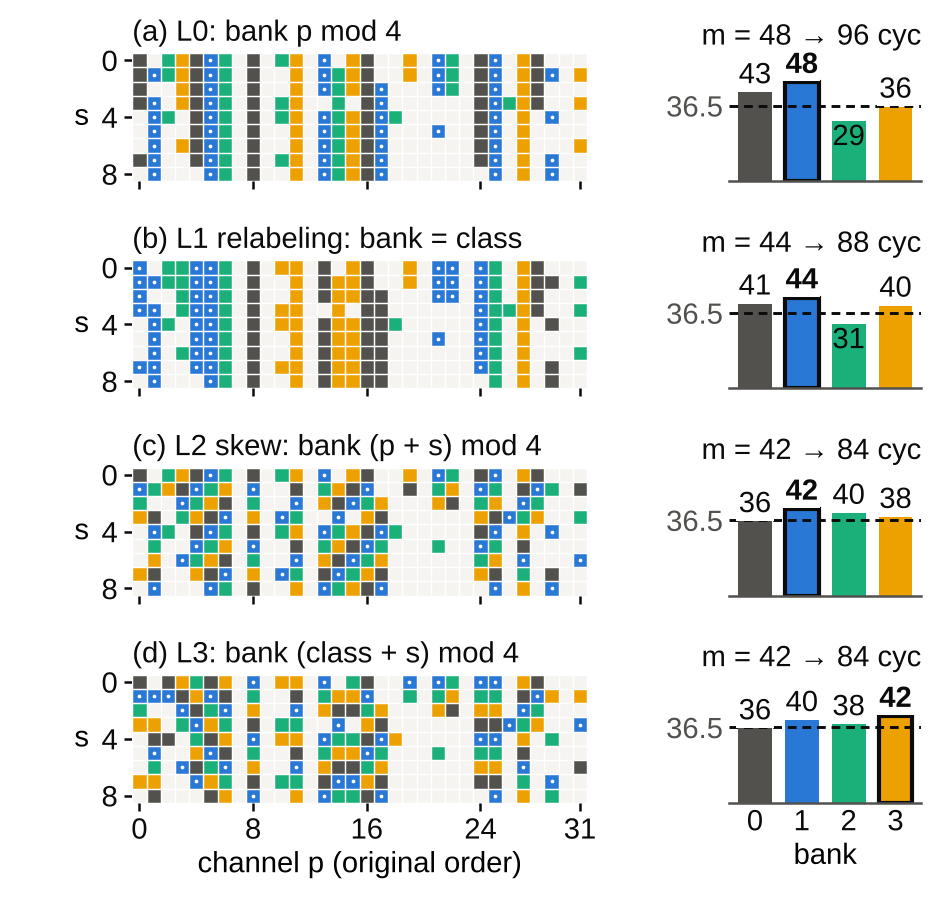

Generate this figure with Python:
"""Fig. 1: one real window of the board network under four tap-to-bank layouts.

    python bankperm/figures/fig1_layouts.py    # writes bankperm/figures/fig1_layouts.{png,pdf}

The window is an input window of conv5 of B-32 ReLU + QAT s1 (dn_d10_c32_us_fx_qat;
K = 288 = 9 positions x 32 channels, COUT = 32) on Set12 05.png, sigma 25 (the
manifest's), test_noise seed 0, captured from the board driver's host emulation
by denoise/predict_w4.layer_windows. Choice rule (stated, not tuned): among the
windows that are compute-bound at W = 4 in the conventional layout
(2*max(1, m) > the load ceil(288/4) + 1 = 73), the first in raster order whose
fullest-bank count m equals the lower median of m over those windows. The
script prints which window that is.

Each row is the same window under one layout: a 9 x 32 grid (rows: the 3x3
positions s = ky*3 + kx; columns: the channels p in their original order), a
cell filled with the colour of its bank if the activation is nonzero and left
light if it is zero (bank 1 cells also carry a white dot, so that banks 0, 1
and 2 differ in a grayscale print); beside it the nonzero taps per bank, the
fullest bank (m) outlined and labelled, against the dashed level m = 36.5
(tick '36.5') at which the compute 2*max(1, m) equals the W = 4 load of 73
cycles. A bar whose number would cross the dashed line carries it inside the
bar instead. Drawn at 8.0 cm, the width the build places it at (7 pt text at
print size). Layouts:
  (a) conventional, tap s*32 + p in bank (s*32 + p) % 4 = p % 4;
  (b) L1 relabeling (the board's L1): bank = the channel's class in
      research/q1_codesign/bank_export_perm.json (orders of conv5's producer,
      conv4; position q of the order holds channel orders[q], class q % 4);
  (c) skewed (bankperm/skew_count.py): bank (p + s) % 4;
  (d) skew + relabeling (PROTOCOL_2's L3, bankperm/perms_2.json): bank = (class of p + s) % 4,
      the class from L3's order of conv5's producer; the core sees slot s*32 + (q + s) % 32
      holding original tap s*32 + order[q] (relabeling folded, then the skew).
Checks before plotting: the class maps equal bankperm/perms.json's and perms_2.json's for conv5,
and for every layout the per-bank counts read off the grid equal those of the
column-permuted window (fit.permuted_columns, skew_count.skew_order) and the
window's cycles from predict_w4.window_cycles.

Colours: the repo's validated BLUE and AQUA, the reference palette's yellow
(slot 4) and the neutral MUTED gray, chosen so that the four banks also differ
in lightness (OKLab L 0.44 / 0.58 / 0.67 / 0.76); validated all-pairs (worst
CVD Delta E 9.1, normal vision 21.8). In grayscale banks 0 / 1 and 1 / 2 are
close, hence the dot on bank 1.
"""
import json
import math
import sys
from pathlib import Path

import matplotlib
matplotlib.use('Agg')
import matplotlib.pyplot as plt
import numpy as np
from matplotlib import font_manager
from matplotlib.colors import to_rgb

HERE = Path(__file__).resolve().parent
BANKPERM = HERE.parent
ROOT = BANKPERM.parent
sys.path[:0] = [str(ROOT/'denoise'), str(ROOT/'scripts'), str(BANKPERM)]
from predict_w4 import T, layer_windows, window_cycles  # noqa: E402
from fit import permuted_columns  # noqa: E402
from skew_count import skew_order  # noqa: E402

BLUE, ORANGE, AQUA, INK, MUTED = '#2a78d6', '#eb6834', '#1baf7a', '#0b0b0b', '#52514e'
YELLOW = '#eda100'                      # reference palette slot 4
BANK = (MUTED, BLUE, AQUA, YELLOW)      # bank 0..3, increasing lightness
ZERO = '#f5f4f1'                        # zero activation
DOTTED = 1                              # bank whose cells carry a white dot (grayscale)
LABEL_IN = {0: 'white', 1: 'white', 2: INK, 3: INK}   # number colour inside a bar of each bank
WIDTH_CM = 8.0                          # final width in the paper (build_docx --col-fig-cm 8)
MODEL, LAYER, W = 'dn_d10_c32_us_fx_qat', 'conv5', 4


def setup_fonts():
    for f in ('Liberation Sans', 'Arial', 'DejaVu Sans'):
        if any(f == x.name for x in font_manager.fontManager.ttflist):
            plt.rcParams['font.family'] = f
            break
    plt.rcParams.update({'font.size': 7, 'axes.labelsize': 7, 'xtick.labelsize': 7, 'ytick.labelsize': 7,
                         'legend.fontsize': 7, 'axes.edgecolor': MUTED, 'axes.linewidth': 0.6,
                         'xtick.major.width': 0.6, 'ytick.major.width': 0.6, 'xtick.color': INK,
                         'ytick.color': INK, 'pdf.fonttype': 42, 'ps.fonttype': 42})


def choose_window(x, k, cout):
    """Index of the window chosen by the rule of the docstring, the median and the pool size."""
    load = math.ceil(k/W) + 1
    m = np.stack([(x[:, b::T] != 0).sum(1) for b in range(T)], 1).max(1)
    bound = math.ceil(cout/16)*np.maximum(m, 1) > max(load, cout)
    pool = np.sort(m[bound])
    med = int(pool[(len(pool) - 1)//2])
    idx = int(np.flatnonzero(bound & (m == med))[0])
    return idx, med, int(bound.sum())


def main():
    setup_fonts()
    got, (h, w_img) = layer_windows(MODEL)
    L, x = next((L, x) for L, x in got if L['name'] == LAYER)
    k, cout = L['K'], L['COUT']
    taps = L['kh']*L['kw']
    c = k // taps
    assert taps*c == k == 288 and cout == 32 and len(L['inputs']) == 1
    side = w_img // 2                                        # 2x2 space-to-depth input: the map is 128 x 128
    assert x.shape[0] == (h//2)*side
    idx, med, n_bound = choose_window(x, k, cout)
    win = x[idx]
    oy, ox = divmod(idx, side)
    load = math.ceil(k/W) + 1

    producer = L['inputs'][0]
    order = np.asarray(json.loads((ROOT/'research'/'q1_codesign'/'bank_export_perm.json').read_text())
                       ['orders'][producer])
    cls = np.empty(c, np.int64)
    cls[order] = np.arange(c) % T                            # position q holds channel order[q]: class q % 4
    perms = json.loads((BANKPERM/'perms.json').read_text())['networks']['B-32 ReLU + QAT s1']
    rec = next(f for f in perms['fitted'] if f['layer'] == LAYER)
    assert rec['producer'] == producer and cls.tolist() == rec['class_of_original_channel']

    perms2 = json.loads((BANKPERM/'perms_2.json').read_text())['networks']['B-32 ReLU + QAT s1']
    rec3 = next(f for f in perms2['fitted'] if f['layer'] == LAYER)
    order3 = np.asarray(perms2['orders'][producer])
    assert rec3['producer'] == producer and order3.tolist() == rec3['order']
    cls3 = np.asarray(rec3['class_of_original_channel'])
    assert (cls3[order3] == np.arange(c) % T).all()                 # position q of L3's order: class q % 4
    cols3 = np.empty(k, np.int64)                                    # the window the core sees under L3
    for s in range(taps):
        for q in range(c):
            cols3[s*c + (q + s) % c] = s*c + order3[q]
    s_idx, p_idx = np.meshgrid(np.arange(taps), np.arange(c), indexing='ij')     # (9, 32)
    layouts = [
        ('(a) L0: bank p mod 4', p_idx % T, np.arange(k)),
        ('(b) L1 relabeling: bank = class', cls[p_idx], permuted_columns(order, taps)),
        ('(c) L2 skew: bank (p + s) mod 4', (p_idx + s_idx) % T, skew_order(k, c)),
        ('(d) L3: bank (class + s) mod 4', (cls3[p_idx] + s_idx) % T, cols3),
    ]
    nz = win.reshape(taps, c) != 0
    rows = []
    for title, bank, cols in layouts:
        per_bank = np.array([(nz & (bank == b)).sum() for b in range(T)])
        xp = win[cols]
        assert per_bank.tolist() == [int((xp[b::T] != 0).sum()) for b in range(T)], title
        m = int(per_bank.max())
        cyc = int(window_cycles(xp[None], k, cout, W)[0])
        assert cyc == max(load, math.ceil(cout/16)*max(1, m), cout), title
        rows.append((title, bank, per_bank, m, cyc))

    moved = int((cls != np.arange(c) % T).sum())
    print(f'window: {LAYER} input, index {idx} of {x.shape[0]} (map row {oy}, column {ox} of {h//2} x {side}), '
          f'{int(nz.sum())} of {k} taps nonzero; rule: first in raster order with conventional m = {med}, '
          f'the lower median over the {n_bound} windows compute-bound at W = {W}')
    print(f'L1 relabeling of {LAYER}: {moved} of {c} channels in a class other than p mod 4')
    for title, _, per_bank, m, cyc in rows:
        print(f'  {title:<44} per bank {per_bank.tolist()}  m = {m}  cycles {cyc} '
              f'(predict_w4.window_cycles; load {load})')
    print(f'  perfect balance for this window: ceil({int(nz.sum())}/4) = {math.ceil(nz.sum()/T)}')

    fig = plt.figure(figsize=(WIDTH_CM/2.54, 7.6/2.54), dpi=300)
    gs = fig.add_gridspec(len(rows), 2, width_ratios=[32, 11], wspace=0.24, hspace=0.62,
                          left=0.085, right=0.975, top=0.94, bottom=0.105)
    zero = np.array(to_rgb(ZERO))
    pal = np.array([to_rgb(col) for col in BANK])
    ymax = 62
    for r, (title, bank, per_bank, m, cyc) in enumerate(rows):
        ax = fig.add_subplot(gs[r, 0])
        img = np.where(nz[..., None], pal[bank], zero)
        ax.imshow(img, interpolation='nearest', aspect='equal', extent=(-0.5, c - 0.5, taps - 0.5, -0.5))
        for v in np.arange(-0.5, c, 1):                      # white gaps between cells
            ax.axvline(v, color='white', lw=0.35)
        for v in np.arange(-0.5, taps, 1):
            ax.axhline(v, color='white', lw=0.35)
        dy, dx = np.nonzero(nz & (bank == DOTTED))
        ax.plot(dx, dy, ls='', marker='o', ms=0.9, mfc='white', mec='none', zorder=3)
        ax.set_xticks([0, 8, 16, 24, 31])
        ax.set_yticks([0, 4, 8])
        ax.tick_params(length=2, pad=1.5)
        if r < len(rows) - 1:
            ax.set_xticklabels([])
        else:
            ax.set_xlabel('channel p (original order)', labelpad=1.5)
        ax.set_ylabel('s', labelpad=3, rotation=0, va='center', ha='right')
        for sp in ax.spines.values():
            sp.set_visible(False)
        ax.text(-0.5, -0.95, title, fontsize=7, color=INK, ha='left', va='bottom')

        bx = fig.add_subplot(gs[r, 1])
        full = int(np.argmax(per_bank))
        ax_pt = bx.get_position().height*fig.get_figheight()*72          # axes height in points
        lab_h = 9.0*ymax/ax_pt                                           # a 7 pt label with its box, in counts
        for b in range(T):
            h = int(per_bank[b])
            bx.bar(b, h, width=0.72, color=BANK[b], edgecolor=INK if b == full else 'none',
                   linewidth=1.0, zorder=2)
            weight = 'bold' if b == full else 'normal'
            if load/2 - lab_h - 2.3 < h < load/2 - 0.7:              # an outside label would cross the line
                bx.text(b, h - 1.2, str(h), ha='center', va='top', fontsize=7, color=LABEL_IN[b],
                        fontweight=weight, zorder=4)
            else:
                bx.text(b, h + 1.5, str(h), ha='center', va='bottom', fontsize=7, color=INK,
                        fontweight=weight, zorder=4, bbox=dict(boxstyle='square,pad=0.08', fc='white', ec='none'))
        bx.axhline(load/2, color=INK, lw=0.7, ls=(0, (3, 2)), zorder=3)
        bx.set_ylim(0, ymax)
        bx.set_xlim(-0.55, T - 0.45)
        bx.set_xticks(range(T))
        bx.set_yticks([load/2])
        bx.set_yticklabels([f'{load/2:g}'], color=MUTED)
        bx.tick_params(length=0, pad=1.5)
        if r < len(rows) - 1:
            bx.set_xticklabels([])
        else:
            bx.set_xlabel('bank', labelpad=1.5)
        for sp in ('top', 'right', 'left'):
            bx.spines[sp].set_visible(False)
        bx.text(T - 0.45, ymax*1.02, f'm = {m} \u2192 {cyc} cyc', fontsize=7, color=INK, ha='right', va='bottom')
    out = HERE/'fig1_layouts'
    fig.savefig(out.with_suffix('.png'), dpi=300)
    fig.savefig(out.with_suffix('.pdf'))
    print('wrote', out.with_suffix('.png'), out.with_suffix('.pdf'))


if __name__ == '__main__':
    main()
